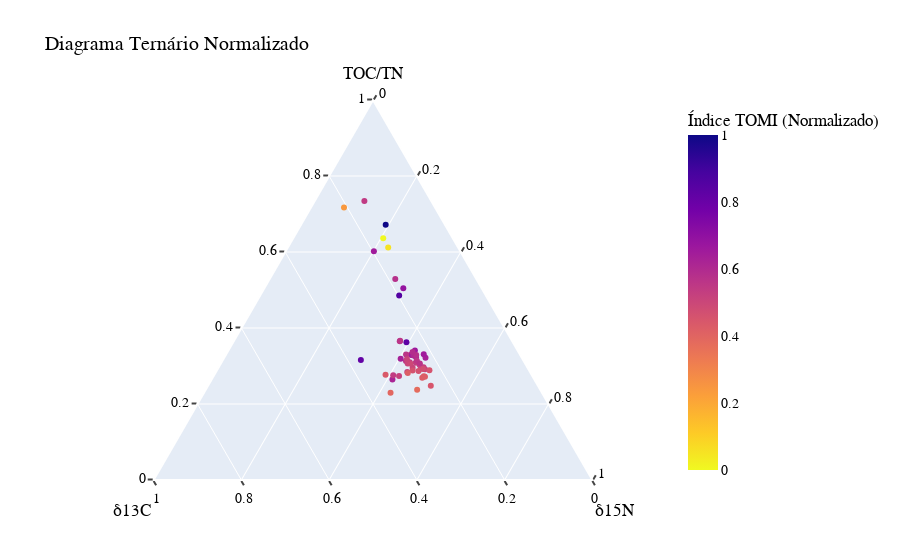

Notebook cell for this chart:
### Code cell
import pandas as pd
import plotly.express as px

# Supondo que o dataframe já esteja carregado
amostra_TOC_TN = dataframe["TOC/TN"].values
amostra_C13CORG = dataframe["d13C"].values
amostra_D15N = dataframe["d15N"].values

# Valores máximos e mínimos das variáveis do artigo
min_TOC_TN, max_TOC_TN = 0, 100  # Substitua com os valores reais
min_C13CORG, max_C13CORG = -34, -10  # Substitua com os valores reais
min_D15N, max_D15N = -12, 12  # Substitua com os valores reais

# Normaliza os dados usando a fórmula min-max
normalized_TOC_TN = (amostra_TOC_TN - min_TOC_TN) / (max_TOC_TN - min_TOC_TN)
normalized_C13CORG = (amostra_C13CORG - min_C13CORG) / (max_C13CORG - min_C13CORG)
normalized_D15N = (amostra_D15N - min_D15N) / (max_D15N - min_D15N)

min_TOMI_INDEX, max_TOMI_INDEX = TOMI_INDEX.min(), TOMI_INDEX.max()
normalized_TOMI_INDEX = (TOMI_INDEX - min_TOMI_INDEX) / (max_TOMI_INDEX - min_TOMI_INDEX)

# Cria um DataFrame com os dados normalizados
df_normalized = pd.DataFrame({
    'TOC/TN': normalized_TOC_TN,
    'd13C': normalized_C13CORG,
    'd15N': normalized_D15N,
    'TOMI_INDEX': normalized_TOMI_INDEX
})

# Cria o diagrama ternário
fig = px.scatter_ternary(
    df_normalized, 
    a='TOC/TN', 
    b='d13C', 
    c='d15N', 
    color='TOMI_INDEX',  # Adiciona cor baseada no TOMI_INDEX
    color_continuous_scale=px.colors.sequential.Plasma_r,  # Escolhe uma paleta de cores
    title="Diagrama Ternário Normalizado",
    labels={
        'TOC/TN': 'TOC/TN (Normalizado)',
        'd13C': 'δ13C (Normalizado)',
        'd15N': 'δ15N (Normalizado)',
        'TOMI_INDEX': 'Índice TOMI (Normalizado)'
    }
)

# Atualiza o layout para melhorar a aparência
fig.update_layout(
    title_font_size=20,
    legend_title_text='Índice TOMI',
    legend=dict(
        x=1,
        y=1,
        traceorder='normal',
        font=dict(
            family="sans-serif",
            size=12,
            color="black"
        ),
        bgcolor="LightSteelBlue",
        bordercolor="Black",
        borderwidth=2
    ),
    ternary=dict(
        sum=1,
        aaxis=dict(title='TOC/TN', min=0, linewidth=2, ticks='outside', tickwidth=2),
        baxis=dict(title='δ13C', min=0, linewidth=2, ticks='outside', tickwidth=2),
        caxis=dict(title='δ15N', min=0, linewidth=2, ticks='outside', tickwidth=2)
    ),
    font=dict(
        family="Arial, sans-serif",
        size=14,
        color="black"
    )
)

# Mostra o diagrama
fig.show()

### Figure 1 — Plotly figure (JSON) as saved in the notebook; plotly's stock layout.template omitted (floating-point values rounded to 4 significant figures)
{"data": [{"a": [null, null, 0.3505, 0.3367, null, 0.3493, 0.3297, 0.3224, 0.3128, 0.3846, 0.2988, 0.32, 0.316, 0.2664, 0.2921, 0.3193, 0.3705, 0.292, 0.326, 0.3156, 0.2214, 0.4785, 0.3803, 0.3348, 0.3613, 0.338, 0.3601, 0.2675, 0.3395, 0.2985, 0.342, 0.3399, 0.3546, 0.3148, 0.2805, 0.3233, 0.2721, 0.2672, 0.2882, 0.2678, 0.3494, 0.3707, 0.3547, 0.379, 0.3188, 0.3109, 0.4642, 0.3181, 1.652, 0.2302, 0.8601, 1.017, 0.7175, 0.7262, 0.614, 0.7569, 0.9395, 1.235, null, null, null], "b": [0.2484, 0.2558, 0.2463, 0.2515, 0.2508, 0.2427, 0.2495, 0.2641, 0.2777, 0.2638, 0.2486, 0.315, 0.2531, 0.2624, 0.2688, 0.2545, 0.2525, 0.2574, 0.262, 0.2558, 0.2612, 0.3206, 0.2858, 0.2824, 0.2692, 0.2622, 0.2681, 0.2515, 0.2658, 0.2454, 0.2685, 0.2909, 0.4331, 0.349, 0.3375, 0.3707, 0.2703, 0.2417, 0.2265, 0.2429, 0.2519, 0.3219, 0.2546, 0.2506, 0.278, 0.2657, 0.5443, 0.2645, 0.3325, 0.3459, 0.2492, 0.254, 0.2543, 0.2378, 0.2499, 0.2641, 0.2446, 0.2566, null, 67.71, null], "c": [null, null, 0.3635, 0.4309, null, 0.3605, 0.4208, null, 0.4691, 0.4792, 0.4711, 0.4909, 0.4752, 0.5455, 0.4518, 0.5026, 0.5279, 0.4688, 0.4676, 0.5126, 0.4486, 0.522, 0.4902, 0.4634, 0.4887, 0.4775, 0.471, 0.4746, 0.5023, 0.4782, 0.4245, 0.4536, 0.5518, 0.4854, 0.3954, 0.4787, 0.4234, 0.4747, 0.4832, 0.4701, 0.4612, 0.4683, 0.4445, 0.5153, 0.4421, 0.4375, 0.4629, 0.4194, 0.4749, 0.426, 0.09063, 0.3282, 0.4507, 0.2426, 0.4008, 0.4092, 0.3508, 0.1904, null, -61.12, -75.71], "hovertemplate": "TOC/TN (Normalizado)=%{a}<br>δ13C (Normalizado)=%{b}<br>δ15N (Normalizado)=%{c}<br>Índice TOMI (Normalizado)=%{marker.color}<extra></extra>", "legendgroup": "", "marker": {"color": [0.9957, 0.9957, 0.5667, 0.5461, 0.9957, 0.5631, 0.5284, 0.994, 0.5055, 0.6619, 0.4764, 0.5285, 0.5115, 0.4503, 0.4608, 0.5252, 0.6399, 0.464, 0.5311, 0.5206, 0.3796, 0.831, 0.6553, 0.5506, 0.613, 0.5592, 0.6069, 0.4265, 0.5682, 0.4774, 0.5581, 0.5603, 0.6214, 0.5205, 0.4373, 0.538, 0.4209, 0.4251, 0.4588, 0.4245, 0.5804, 0.6329, 0.5894, 0.6557, 0.5115, 0.4932, 0.8161, 0.5042, 0.998, 0.3928, 0.2421, 0, 0.6879, 0.6534, 0.8552, 0.5785, 0.05164, 0.5443, 0.9989, 1, 1], "coloraxis": "coloraxis", "symbol": "circle"}, "mode": "markers", "name": "", "showlegend": false, "subplot": "ternary", "type": "scatterternary"}], "layout": {"coloraxis": {"colorbar": {"title": {"text": "Índice TOMI (Normalizado)"}}, "colorscale": [[0, "#f0f921"], [0.1111, "#fdca26"], [0.2222, "#fb9f3a"], [0.3333, "#ed7953"], [0.4444, "#d8576b"], [0.5556, "#bd3786"], [0.6667, "#9c179e"], [0.7778, "#7201a8"], [0.8889, "#46039f"], [1, "#0d0887"]]}, "font": {"color": "black", "family": "Arial, sans-serif", "size": 14}, "legend": {"bgcolor": "LightSteelBlue", "bordercolor": "Black", "borderwidth": 2, "font": {"color": "black", "family": "sans-serif", "size": 12}, "title": {"text": "Índice TOMI"}, "tracegroupgap": 0, "traceorder": "normal", "x": 1, "y": 1}, "ternary": {"aaxis": {"linewidth": 2, "min": 0, "ticks": "outside", "tickwidth": 2, "title": {"text": "TOC/TN"}}, "baxis": {"linewidth": 2, "min": 0, "ticks": "outside", "tickwidth": 2, "title": {"text": "δ13C"}}, "caxis": {"linewidth": 2, "min": 0, "ticks": "outside", "tickwidth": 2, "title": {"text": "δ15N"}}, "domain": {"x": [0, 1], "y": [0, 1]}, "sum": 1}, "title": {"font": {"size": 20}, "text": "Diagrama Ternário Normalizado"}}}
